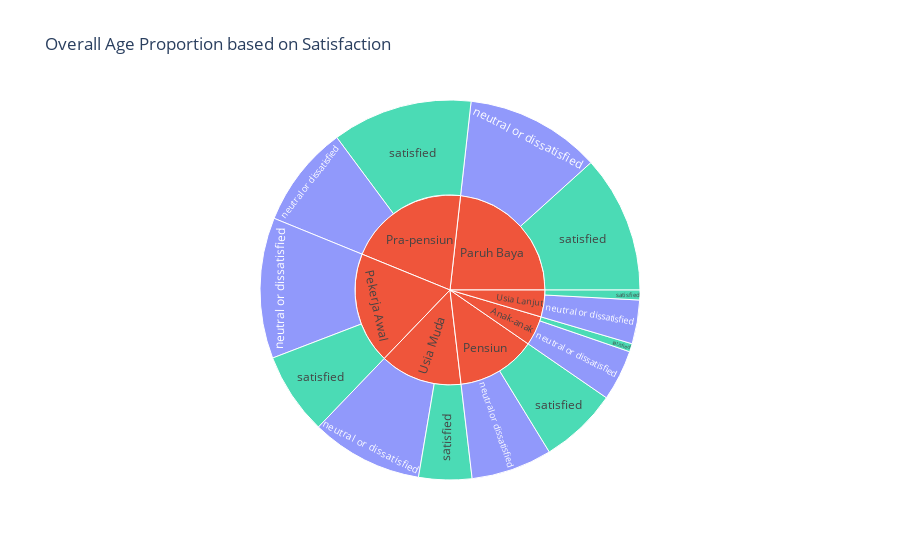

This figure's notebook cell:
### Code cell
# Visualisasi proporsi berdasarkan umur secara keseluruhan
fig=px.sunburst(TabelUmur,path=['KategoriUmur','Satisfaction'],color='Satisfaction', title=f' Overall Age Proportion based on Satisfaction')
fig.show()

# Visualisasi proporsi berdasarkan umur per kategori
plt.style.use('seaborn')
ct=pd.crosstab(TabelUmur['KategoriUmur'],TabelUmur['Satisfaction'],normalize='index').sort_index()
ct.plot(kind='bar', stacked=True)
plt.title('Age Proportion based on Satisfaction', fontsize=16)
plt.ylabel('Proportion')

### Figure 1 — Plotly figure (JSON) as saved in the notebook; plotly's stock layout.template omitted (floating-point values rounded to 4 significant figures)
{"data": [{"branchvalues": "total", "customdata": [["neutral or dissatisfied"], ["(?)"], ["(?)"], ["satisfied"], ["satisfied"], ["(?)"], ["satisfied"], ["satisfied"], ["satisfied"], ["neutral or dissatisfied"], ["neutral or dissatisfied"], ["neutral or dissatisfied"], ["neutral or dissatisfied"], ["(?)"], ["neutral or dissatisfied"], ["satisfied"], ["neutral or dissatisfied"], ["(?)"], ["(?)"], ["(?)"], ["satisfied"]], "domain": {"x": [0, 1], "y": [0, 1]}, "hovertemplate": "labels=%{label}<br>count=%{value}<br>parent=%{parent}<br>id=%{id}<br>Satisfaction=%{customdata[0]}<extra></extra>", "ids": ["Anak-anak/neutral or dissatisfied", "Paruh Baya", "Anak-anak", "Usia Lanjut/satisfied", "Pra-pensiun/satisfied", "Usia Lanjut", "Pekerja Awal/satisfied", "Paruh Baya/satisfied", "Pensiun/satisfied", "Usia Muda/neutral or dissatisfied", "Usia Lanjut/neutral or dissatisfied", "Pensiun/neutral or dissatisfied", "Paruh Baya/neutral or dissatisfied", "Usia Muda", "Pra-pensiun/neutral or dissatisfied", "Usia Muda/satisfied", "Pekerja Awal/neutral or dissatisfied", "Pekerja Awal", "Pensiun", "Pra-pensiun", "Anak-anak/satisfied"], "labels": ["neutral or dissatisfied", "Paruh Baya", "Anak-anak", "satisfied", "satisfied", "Usia Lanjut", "satisfied", "satisfied", "satisfied", "neutral or dissatisfied", "neutral or dissatisfied", "neutral or dissatisfied", "neutral or dissatisfied", "Usia Muda", "neutral or dissatisfied", "satisfied", "neutral or dissatisfied", "Pekerja Awal", "Pensiun", "Pra-pensiun", "satisfied"], "marker": {"colors": ["#636efa", "#EF553B", "#EF553B", "#00cc96", "#00cc96", "#EF553B", "#00cc96", "#00cc96", "#00cc96", "#636efa", "#636efa", "#636efa", "#636efa", "#EF553B", "#636efa", "#00cc96", "#636efa", "#EF553B", "#EF553B", "#EF553B", "#00cc96"]}, "name": "", "parents": ["Anak-anak", "", "", "Usia Lanjut", "Pra-pensiun", "", "Pekerja Awal", "Paruh Baya", "Pensiun", "Usia Muda", "Usia Lanjut", "Pensiun", "Paruh Baya", "", "Pra-pensiun", "Usia Muda", "Pekerja Awal", "", "", "", "Anak-anak"], "type": "sunburst", "values": [4505, 24132, 5230, 875, 12402, 4748, 7269, 12158, 6901, 9890, 3873, 7163, 11974, 14585, 9020, 4695, 12454, 19723, 14064, 21422, 725]}], "layout": {"legend": {"tracegroupgap": 0}, "title": {"text": " Overall Age Proportion based on Satisfaction"}}}
